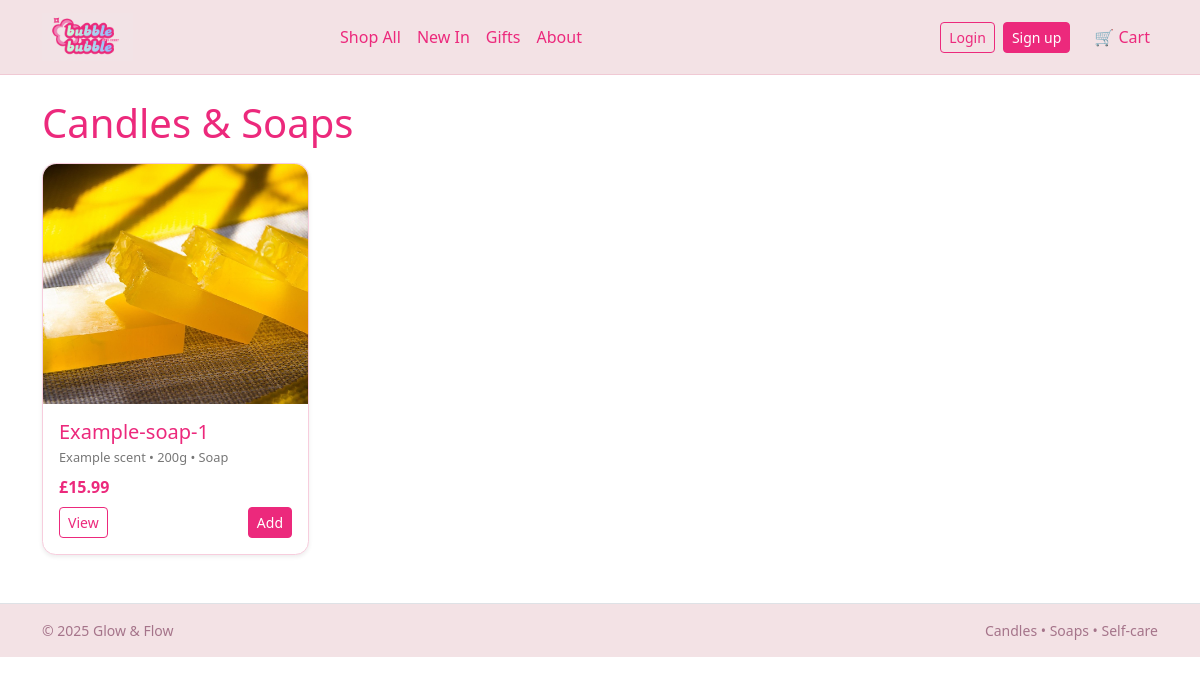
The app's page /, older data.
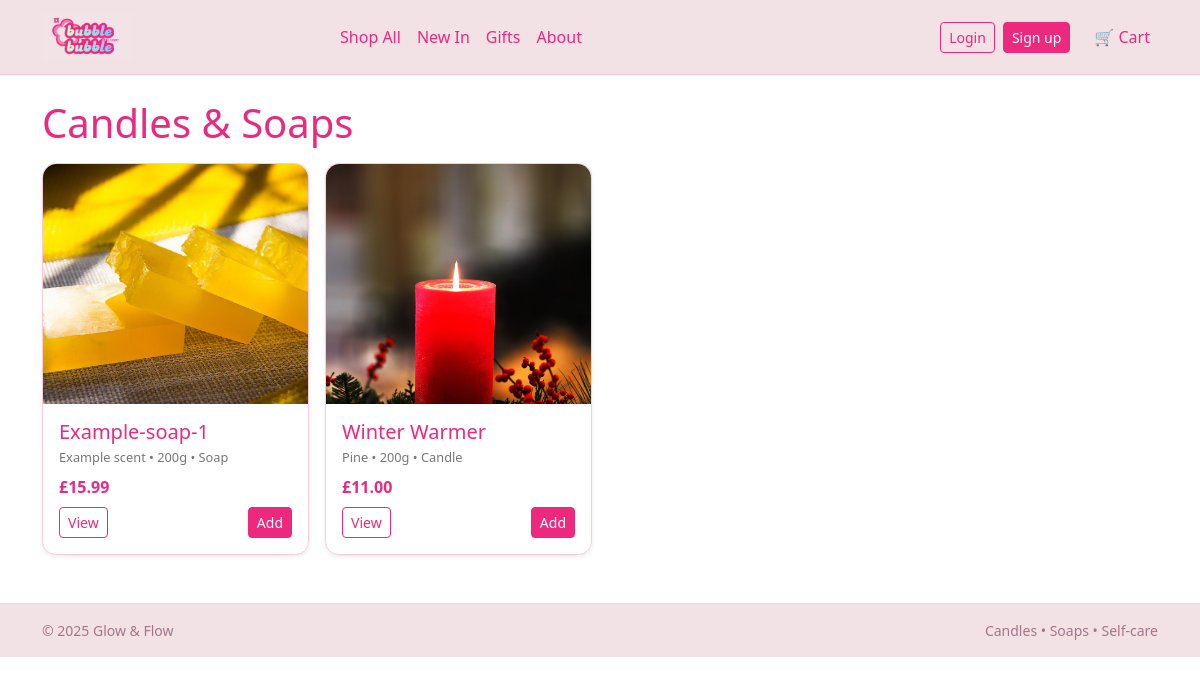
The same page, newer data.
### catalog/models.py (models this page shows, shortened)
class Product(models.Model):
    CANDLE = "CANDLE"
    SOAP = "SOAP"
    TYPES = [
        (CANDLE, "Candle"),
        (SOAP, "Soap"),
    ]
    title = models.CharField(max_length=160)
    slug = models.SlugField(max_length=180, unique=True, blank=True)
    product_type = models.CharField(max_length=12, choices=TYPES)
    description = models.TextField(blank=True)
    scent = models.CharField(max_length=50, help_text="e.g. Lavender, Citrus")
    weight_g = models.PositiveIntegerField(help_text="Net weight in grams")
    price = models.DecimalField(max_digits=6, decimal_places=2)
    stock_qty = models.PositiveIntegerField(default=0)
    active = models.BooleanField(default=True)
    created_at = models.DateTimeField(auto_now_add=True)
    class Meta:
        ordering = ["title"]

class ProductImage(models.Model):
    product = models.ForeignKey(
        Product, on_delete=models.CASCADE, related_name="images"
    )
    image = models.ImageField(upload_to="products/")
    alt_text = models.CharField(max_length=140, blank=True)

### catalog/views.py (the view)
# urls.py: path('', views.product_list, name='product_list'),
def product_list(request):
    products = Product.objects.filter(active=True, stock_qty__gt=0)
    return render(request, "catalog/product_list.html", {"products": products})

### catalog/templates/catalog/product_list.html (shortened to what this page needs)
{% extends "base.html" %}
{% block content %}
<h1 class="mb-3">Candles & Soaps</h1>
<div class="row g-3">
  {% for p in products %}
  <div class="col-12 col-sm-6 col-lg-3">
    <div class="card h-100 shadow-sm">
      {% if p.images.first %}
        <img src="{{ p.images.first.image.url }}" class="card-img-top" alt="{{ p.images.first.alt_text }}">
      {% endif %}
      <div class="card-body d-flex flex-column">
        <h5 class="card-title mb-1">{{ p.title }}</h5>
        <p class="card-text product-meta mb-2">
          {{ p.scent }} • {{ p.weight_g }}g • {{ p.get_product_type_display }}
        </p>
        <p class="mb-2 product-price">£{{ p.price }}</p>
        <div class="mt-auto d-flex justify-content-between align-items-center">
          <a href="{% url 'catalog:product_detail' p.slug %}" class="btn btn-sm btn-outline-primary">
            View
          </a>
          <form method="post" action="{% url 'cart:add' p.id %}">
            <button class="btn btn-sm btn-primary" type="submit">Add</button>
          </form>
        </div>
      </div>
    </div>
  </div>
  {% empty %}
  <p>No products yet.</p>
  {% endfor %}
</div>
{% endblock %}

### templates/base.html (shortened to what this page needs)
{% load static %}
<!doctype html>
<html lang="en">
<head>
  <link
    href="https://cdn.jsdelivr.net/npm/bootstrap@5.3.3/dist/css/bootstrap.min.css"
    rel="stylesheet">
  <link rel="stylesheet" href="{% static 'css/main.css' %}">
</head>
<body>
<nav class="navbar navbar-expand-lg navbar-light navbar-pink sticky-top">
  <div class="container">
    <a class="navbar-brand d-flex align-items-center" href="{% url 'catalog:product_list' %}">
      <img src="{% static 'img/logo.png' %}" alt="BubbleBubble" style="height:48px;" class="me-2">
    </a>
    <div class="collapse navbar-collapse" id="mainNav">
      <ul class="navbar-nav mx-auto main-nav">
        <li class="nav-item">
          <a class="nav-link" href="{% url 'catalog:product_list' %}">Shop All</a>
        </li>
        <li class="nav-item">
          <a class="nav-link" href="#">New In</a>
        </li>
        <li class="nav-item">
          <a class="nav-link" href="#">Gifts</a>
        </li>
        <li class="nav-item">
          <a class="nav-link" href="#">About</a>
        </li>
      </ul>
      <ul class="navbar-nav ms-auto align-items-center">
        {% if user.is_authenticated %}
          <li class="nav-item dropdown">
            <a class="nav-link dropdown-toggle account-link" href="#" id="accountDropdown"
               role="button" data-bs-toggle="dropdown" aria-expanded="false">
              Hi, {{ user.username }}
            </a>
            <ul class="dropdown-menu dropdown-menu-end" aria-labelledby="accountDropdown">
              <li><a class="dropdown-item" href="#">My orders</a></li>
              <li><hr class="dropdown-divider"></li>
              <li><a class="dropdown-item" href="/accounts/logout/">Logout</a></li>
            </ul>
          </li>
        {% else %}
          <li class="nav-item me-2">
            <a class="btn btn-sm btn-outline-primary" href="/accounts/login/">Login</a>
          </li>
          <li class="nav-item me-3">
            <a class="btn btn-sm btn-primary" href="/accounts/signup/">Sign up</a>
          </li>
        {% endif %}
        <li class="nav-item">
          <a class="nav-link nav-cart" href="{% url 'cart:view' %}">
            🛒 <span class="d-none d-sm-inline">Cart</span>
          </a>
        </li>
      </ul>
    </div>
  </div>
</nav>
<main class="container py-4">
  {% block content %}{% endblock %}
</main>
<footer class="border-top mt-4 py-3">
  <div class="container text-muted small d-flex justify-content-between">
    <span>© {{ now|default:"2025" }} Glow & Flow</span>
    <span>Candles • Soaps • Self-care</span>
  </div>
</footer>
</body>
</html>

### static/css/main.css (style rules this page uses)
body { background-color: #ffffff; color: #333333; font-family: system-ui, -apple-system, BlinkMacSystemFont, "Segoe UI", sans-serif; }
h1, .h1, h2, .h2, h3, .h3 { color: #EC297C; }
a { color: #EC297C; }
.navbar-pink { background-color: #F3E2E5; border-bottom: 1px solid #f0c9d4; }
.navbar-pink .navbar-brand, .navbar-pink .nav-link, .navbar-pink .navbar-text { color: #EC297C; font-weight: 500; }
.btn-primary { background-color: #EC297C; border-color: #EC297C; }
.btn-outline-primary { color: #EC297C; border-color: #EC297C; }
.card { border-radius: 0.85rem; border-color: #f7cddd; }
.card-img-top { border-top-left-radius: 0.85rem; border-top-right-radius: 0.85rem; }
.card-title { color: #EC297C; }
.product-meta { font-size: 0.8rem; color: #777; }
.product-price { font-weight: 600; color: #EC297C; }
footer { background-color: #F3E2E5; }
footer .text-muted { color: #a5748a !important; }
.card-img-top { height: 240px; width: 100%; object-fit: cover; object-position: center; border-top-left-radius: 0.85rem; border-top-right-radius: 0.85rem; }

Row changes from the older to the newer data that the page shows:
added Product: images.first.image (picture), title "Winter Warmer", scent "Pine", weight_g "200", product_type "Candle", price "11.00"
